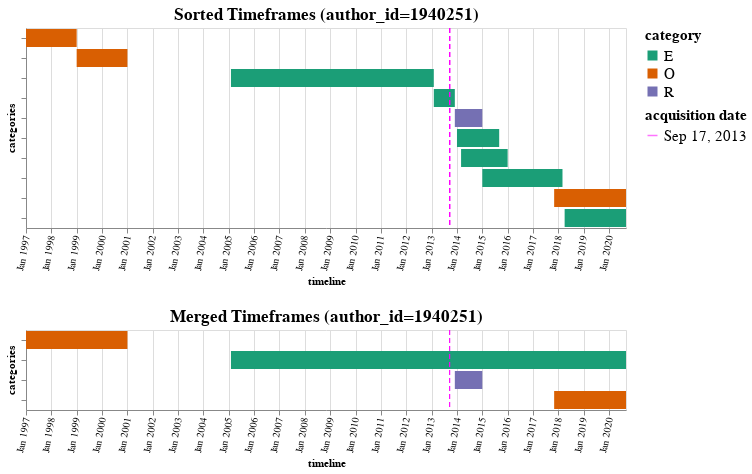
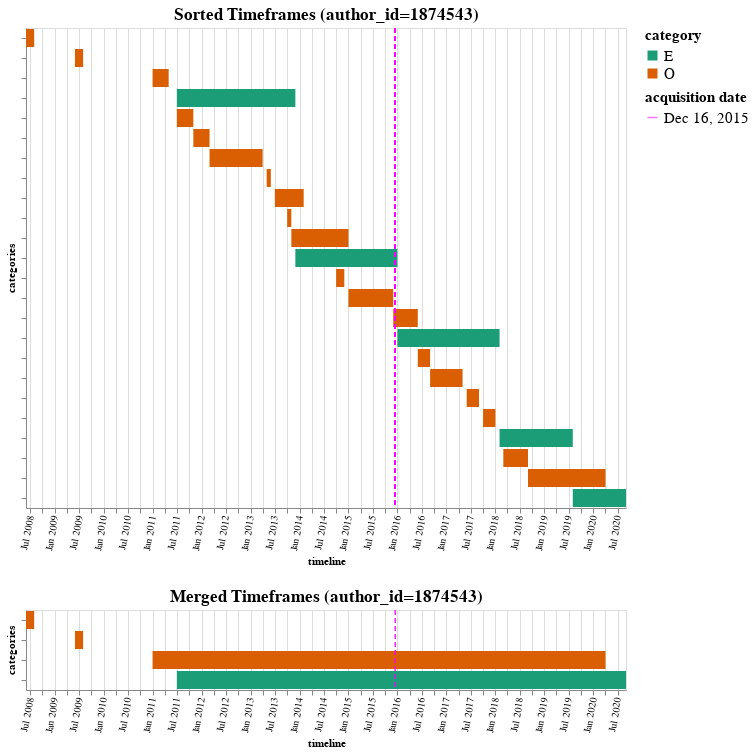
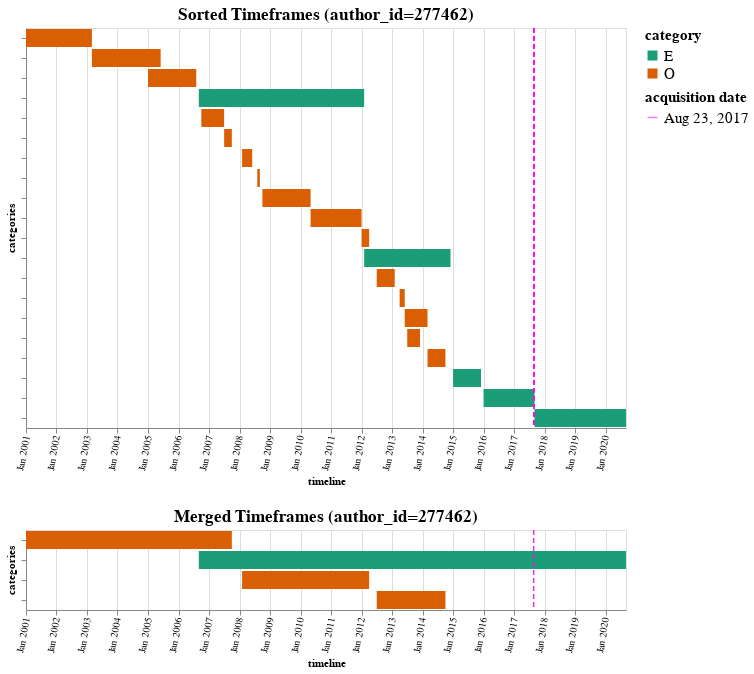
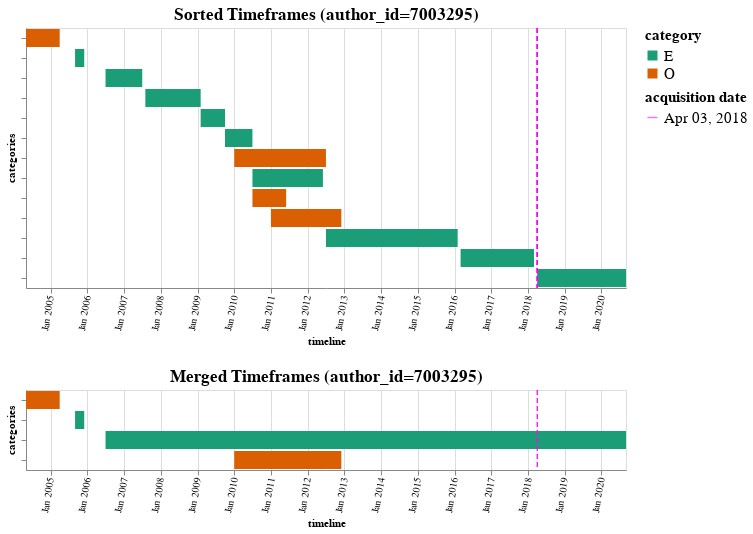

The notebook cell saved with these charts, in order:
### Code cell
merges_tfs_2 = None
with open(join(PARAM.PICKLES_DIR, 'merges_2.pkl'), 'rb') as file:
    merges_tfs_2 = pickle.load(file)


for i, aid in enumerate(merges_tfs_2['sorted'].keys()):
    plot_timeline(merges_tfs_2, aid, merges_tfs_2['acq_date'][i])
    print('==============================================================================================')

### Figure 1 — Vega-Lite specification as saved in the notebook (floating-point values rounded to 4 significant figures)
{"config": {"view": {"continuousWidth": 400, "continuousHeight": 300}, "title": {"fontSize": 17}}, "vconcat": [{"layer": [{"mark": "bar", "encoding": {"color": {"type": "nominal", "field": "category", "legend": {"labelFontSize": 15, "titleFontSize": 15}, "scale": {"scheme": "dark2"}}, "x": {"type": "temporal", "axis": {"format": "%b %Y", "labelAngle": -80, "tickCount": 30}, "field": "start", "title": "timeline"}, "x2": {"field": "end"}, "y": {"type": "nominal", "axis": {"labels": false}, "field": "cat", "title": "categories"}}, "width": 600}, {"mark": {"type": "rule", "color": "Magenta", "strokeDash": [5, 3]}, "encoding": {"opacity": {"type": "temporal", "field": "acq_date", "legend": {"labelFontSize": 15, "titleFontSize": 15}, "title": "acquisition date"}, "x": {"type": "temporal", "field": "acq_date"}}}], "data": {"name": "data-fb4acb33f79d738b214533e49bdc42f6"}, "title": "Sorted Timeframes (author_id=1940251)"}, {"layer": [{"mark": "bar", "encoding": {"color": {"type": "nominal", "field": "category", "legend": {"labelFontSize": 15, "titleFontSize": 15}, "scale": {"scheme": "dark2"}}, "x": {"type": "temporal", "axis": {"format": "%b %Y", "labelAngle": -80, "tickCount": 30}, "field": "start", "title": "timeline"}, "x2": {"field": "end"}, "y": {"type": "nominal", "axis": {"labels": false}, "field": "cat", "title": "categories"}}, "width": 600}, {"mark": {"type": "rule", "color": "Magenta", "strokeDash": [5, 3]}, "encoding": {"opacity": {"type": "temporal", "field": "acq_date", "legend": {"labelFontSize": 15, "titleFontSize": 15}, "title": "acquisition date"}, "x": {"type": "temporal", "field": "acq_date"}}}], "data": {"name": "data-fa52a1dfb1b2602bd784b02d3afa1768"}, "title": "Merged Timeframes (author_id=1940251)"}], "$schema": "https://vega.github.io/schema/vega-lite/v4.8.1.json", "datasets": {"data-fb4acb33f79d738b214533e49bdc42f6": [{"start": "1997-01-01T00:00:00", "end": "1999-01-01T00:00:00", "category": "O", "acq_date": "2013-09-17T00:00:00", "cat": "00"}, {"start": "1999-01-01T00:00:00", "end": "2001-01-01T00:00:00", "category": "O", "acq_date": "2013-09-17T00:00:00", "cat": "01"}, {"start": "2005-02-01T00:00:00", "end": "2013-02-01T00:00:00", "category": "E", "acq_date": "2013-09-17T00:00:00", "cat": "02"}, {"start": "2013-02-01T00:00:00", "end": "2013-12-01T00:00:00", "category": "E", "acq_date": "2013-09-17T00:00:00", "cat": "03"}, {"start": "2013-12-01T00:00:00", "end": "2015-01-01T00:00:00", "category": "R", "acq_date": "2013-09-17T00:00:00", "cat": "04"}, {"start": "2014-01-01T00:00:00", "end": "2015-09-01T00:00:00", "category": "E", "acq_date": "2013-09-17T00:00:00", "cat": "05"}, {"start": "2014-03-01T00:00:00", "end": "2016-01-01T00:00:00", "category": "E", "acq_date": "2013-09-17T00:00:00", "cat": "06"}, {"start": "2015-01-01T00:00:00", "end": "2018-03-01T00:00:00", "category": "E", "acq_date": "2013-09-17T00:00:00", "cat": "07"}, {"start": "2017-11-01T00:00:00", "end": "2020-09-01T00:00:00", "category": "O", "acq_date": "2013-09-17T00:00:00", "cat": "08"}, {"start": "2018-04-01T00:00:00", "end": "2020-09-01T00:00:00", "category": "E", "acq_date": "2013-09-17T00:00:00", "cat": "09"}], "data-fa52a1dfb1b2602bd784b02d3afa1768": [{"start": "1997-01-01T00:00:00", "end": "2001-01-01T00:00:00", "category": "O", "acq_date": "2013-09-17T00:00:00", "cat": "00"}, {"start": "2005-02-01T00:00:00", "end": "2020-09-01T00:00:00", "category": "E", "acq_date": "2013-09-17T00:00:00", "cat": "01"}, {"start": "2013-12-01T00:00:00", "end": "2015-01-01T00:00:00", "category": "R", "acq_date": "2013-09-17T00:00:00", "cat": "02"}, {"start": "2017-11-01T00:00:00", "end": "2020-09-01T00:00:00", "category": "O", "acq_date": "2013-09-17T00:00:00", "cat": "03"}]}}

### Figure 2 — Vega-Lite specification as saved in the notebook (floating-point values rounded to 4 significant figures)
{"config": {"view": {"continuousWidth": 400, "continuousHeight": 300}, "title": {"fontSize": 17}}, "vconcat": [{"layer": [{"mark": "bar", "encoding": {"color": {"type": "nominal", "field": "category", "legend": {"labelFontSize": 15, "titleFontSize": 15}, "scale": {"scheme": "dark2"}}, "x": {"type": "temporal", "axis": {"format": "%b %Y", "labelAngle": -80, "tickCount": 30}, "field": "start", "title": "timeline"}, "x2": {"field": "end"}, "y": {"type": "nominal", "axis": {"labels": false}, "field": "cat", "title": "categories"}}, "width": 600}, {"mark": {"type": "rule", "color": "Magenta", "strokeDash": [5, 3]}, "encoding": {"opacity": {"type": "temporal", "field": "acq_date", "legend": {"labelFontSize": 15, "titleFontSize": 15}, "title": "acquisition date"}, "x": {"type": "temporal", "field": "acq_date"}}}], "data": {"name": "data-1bc69cf3410ca26113a9bb96d18191d4"}, "title": "Sorted Timeframes (author_id=1874543)"}, {"layer": [{"mark": "bar", "encoding": {"color": {"type": "nominal", "field": "category", "legend": {"labelFontSize": 15, "titleFontSize": 15}, "scale": {"scheme": "dark2"}}, "x": {"type": "temporal", "axis": {"format": "%b %Y", "labelAngle": -80, "tickCount": 30}, "field": "start", "title": "timeline"}, "x2": {"field": "end"}, "y": {"type": "nominal", "axis": {"labels": false}, "field": "cat", "title": "categories"}}, "width": 600}, {"mark": {"type": "rule", "color": "Magenta", "strokeDash": [5, 3]}, "encoding": {"opacity": {"type": "temporal", "field": "acq_date", "legend": {"labelFontSize": 15, "titleFontSize": 15}, "title": "acquisition date"}, "x": {"type": "temporal", "field": "acq_date"}}}], "data": {"name": "data-bed8b2f3f2333862cea931066e17b28b"}, "title": "Merged Timeframes (author_id=1874543)"}], "$schema": "https://vega.github.io/schema/vega-lite/v4.8.1.json", "datasets": {"data-1bc69cf3410ca26113a9bb96d18191d4": [{"start": "2008-06-01T00:00:00", "end": "2008-08-01T00:00:00", "category": "O", "acq_date": "2015-12-16T00:00:00", "cat": "00"}, {"start": "2009-06-01T00:00:00", "end": "2009-08-01T00:00:00", "category": "O", "acq_date": "2015-12-16T00:00:00", "cat": "01"}, {"start": "2011-01-01T00:00:00", "end": "2011-05-01T00:00:00", "category": "O", "acq_date": "2015-12-16T00:00:00", "cat": "02"}, {"start": "2011-07-01T00:00:00", "end": "2013-12-01T00:00:00", "category": "E", "acq_date": "2015-12-16T00:00:00", "cat": "03"}, {"start": "2011-07-01T00:00:00", "end": "2011-11-01T00:00:00", "category": "O", "acq_date": "2015-12-16T00:00:00", "cat": "04"}, {"start": "2011-11-01T00:00:00", "end": "2012-03-01T00:00:00", "category": "O", "acq_date": "2015-12-16T00:00:00", "cat": "05"}, {"start": "2012-03-01T00:00:00", "end": "2013-04-01T00:00:00", "category": "O", "acq_date": "2015-12-16T00:00:00", "cat": "06"}, {"start": "2013-05-01T00:00:00", "end": "2013-06-01T00:00:00", "category": "O", "acq_date": "2015-12-16T00:00:00", "cat": "07"}, {"start": "2013-07-01T00:00:00", "end": "2014-02-01T00:00:00", "category": "O", "acq_date": "2015-12-16T00:00:00", "cat": "08"}, {"start": "2013-10-01T00:00:00", "end": "2013-11-01T00:00:00", "category": "O", "acq_date": "2015-12-16T00:00:00", "cat": "09"}, {"start": "2013-11-01T00:00:00", "end": "2015-01-01T00:00:00", "category": "O", "acq_date": "2015-12-16T00:00:00", "cat": "10"}, {"start": "2013-12-01T00:00:00", "end": "2016-01-01T00:00:00", "category": "E", "acq_date": "2015-12-16T00:00:00", "cat": "11"}, {"start": "2014-10-01T00:00:00", "end": "2014-12-01T00:00:00", "category": "O", "acq_date": "2015-12-16T00:00:00", "cat": "12"}, {"start": "2015-01-01T00:00:00", "end": "2015-12-01T00:00:00", "category": "O", "acq_date": "2015-12-16T00:00:00", "cat": "13"}, {"start": "2015-12-01T00:00:00", "end": "2016-06-01T00:00:00", "category": "O", "acq_date": "2015-12-16T00:00:00", "cat": "14"}, {"start": "2016-01-01T00:00:00", "end": "2018-02-01T00:00:00", "category": "E", "acq_date": "2015-12-16T00:00:00", "cat": "15"}, {"start": "2016-06-01T00:00:00", "end": "2016-09-01T00:00:00", "category": "O", "acq_date": "2015-12-16T00:00:00", "cat": "16"}, {"start": "2016-09-01T00:00:00", "end": "2017-05-01T00:00:00", "category": "O", "acq_date": "2015-12-16T00:00:00", "cat": "17"}, {"start": "2017-06-01T00:00:00", "end": "2017-09-01T00:00:00", "category": "O", "acq_date": "2015-12-16T00:00:00", "cat": "18"}, {"start": "2017-10-01T00:00:00", "end": "2018-01-01T00:00:00", "category": "O", "acq_date": "2015-12-16T00:00:00", "cat": "19"}, {"start": "2018-02-01T00:00:00", "end": "2019-08-01T00:00:00", "category": "E", "acq_date": "2015-12-16T00:00:00", "cat": "20"}, {"start": "2018-03-01T00:00:00", "end": "2018-09-01T00:00:00", "category": "O", "acq_date": "2015-12-16T00:00:00", "cat": "21"}, {"start": "2018-09-01T00:00:00", "end": "2020-04-01T00:00:00", "category": "O", "acq_date": "2015-12-16T00:00:00", "cat": "22"}, {"start": "2019-08-01T00:00:00", "end": "2020-09-01T00:00:00", "category": "E", "acq_date": "2015-12-16T00:00:00", "cat": "23"}], "data-bed8b2f3f2333862cea931066e17b28b": [{"start": "2008-06-01T00:00:00", "end": "2008-08-01T00:00:00", "category": "O", "acq_date": "2015-12-16T00:00:00", "cat": "00"}, {"start": "2009-06-01T00:00:00", "end": "2009-08-01T00:00:00", "category": "O", "acq_date": "2015-12-16T00:00:00", "cat": "01"}, {"start": "2011-01-01T00:00:00", "end": "2020-04-01T00:00:00", "category": "O", "acq_date": "2015-12-16T00:00:00", "cat": "02"}, {"start": "2011-07-01T00:00:00", "end": "2020-09-01T00:00:00", "category": "E", "acq_date": "2015-12-16T00:00:00", "cat": "03"}]}}

### Figure 3 — Vega-Lite specification as saved in the notebook (floating-point values rounded to 4 significant figures)
{"config": {"view": {"continuousWidth": 400, "continuousHeight": 300}, "title": {"fontSize": 17}}, "vconcat": [{"layer": [{"mark": "bar", "encoding": {"color": {"type": "nominal", "field": "category", "legend": {"labelFontSize": 15, "titleFontSize": 15}, "scale": {"scheme": "dark2"}}, "x": {"type": "temporal", "axis": {"format": "%b %Y", "labelAngle": -80, "tickCount": 30}, "field": "start", "title": "timeline"}, "x2": {"field": "end"}, "y": {"type": "nominal", "axis": {"labels": false}, "field": "cat", "title": "categories"}}, "width": 600}, {"mark": {"type": "rule", "color": "Magenta", "strokeDash": [5, 3]}, "encoding": {"opacity": {"type": "temporal", "field": "acq_date", "legend": {"labelFontSize": 15, "titleFontSize": 15}, "title": "acquisition date"}, "x": {"type": "temporal", "field": "acq_date"}}}], "data": {"name": "data-d7aa81f0733d2aedd3595b6998c652af"}, "title": "Sorted Timeframes (author_id=277462)"}, {"layer": [{"mark": "bar", "encoding": {"color": {"type": "nominal", "field": "category", "legend": {"labelFontSize": 15, "titleFontSize": 15}, "scale": {"scheme": "dark2"}}, "x": {"type": "temporal", "axis": {"format": "%b %Y", "labelAngle": -80, "tickCount": 30}, "field": "start", "title": "timeline"}, "x2": {"field": "end"}, "y": {"type": "nominal", "axis": {"labels": false}, "field": "cat", "title": "categories"}}, "width": 600}, {"mark": {"type": "rule", "color": "Magenta", "strokeDash": [5, 3]}, "encoding": {"opacity": {"type": "temporal", "field": "acq_date", "legend": {"labelFontSize": 15, "titleFontSize": 15}, "title": "acquisition date"}, "x": {"type": "temporal", "field": "acq_date"}}}], "data": {"name": "data-7e0fda6d6e3b838de9029dedfe502f4a"}, "title": "Merged Timeframes (author_id=277462)"}], "$schema": "https://vega.github.io/schema/vega-lite/v4.8.1.json", "datasets": {"data-d7aa81f0733d2aedd3595b6998c652af": [{"start": "2001-01-01T00:00:00", "end": "2003-03-01T00:00:00", "category": "O", "acq_date": "2017-08-23T00:00:00", "cat": "00"}, {"start": "2003-03-01T00:00:00", "end": "2005-06-01T00:00:00", "category": "O", "acq_date": "2017-08-23T00:00:00", "cat": "01"}, {"start": "2005-01-01T00:00:00", "end": "2006-08-01T00:00:00", "category": "O", "acq_date": "2017-08-23T00:00:00", "cat": "02"}, {"start": "2006-09-01T00:00:00", "end": "2012-02-01T00:00:00", "category": "E", "acq_date": "2017-08-23T00:00:00", "cat": "03"}, {"start": "2006-10-01T00:00:00", "end": "2007-07-01T00:00:00", "category": "O", "acq_date": "2017-08-23T00:00:00", "cat": "04"}, {"start": "2007-07-01T00:00:00", "end": "2007-10-01T00:00:00", "category": "O", "acq_date": "2017-08-23T00:00:00", "cat": "05"}, {"start": "2008-02-01T00:00:00", "end": "2008-06-01T00:00:00", "category": "O", "acq_date": "2017-08-23T00:00:00", "cat": "06"}, {"start": "2008-08-01T00:00:00", "end": "2008-09-01T00:00:00", "category": "O", "acq_date": "2017-08-23T00:00:00", "cat": "07"}, {"start": "2008-10-01T00:00:00", "end": "2010-05-01T00:00:00", "category": "O", "acq_date": "2017-08-23T00:00:00", "cat": "08"}, {"start": "2010-05-01T00:00:00", "end": "2012-01-01T00:00:00", "category": "O", "acq_date": "2017-08-23T00:00:00", "cat": "09"}, {"start": "2012-01-01T00:00:00", "end": "2012-04-01T00:00:00", "category": "O", "acq_date": "2017-08-23T00:00:00", "cat": "10"}, {"start": "2012-02-01T00:00:00", "end": "2014-12-01T00:00:00", "category": "E", "acq_date": "2017-08-23T00:00:00", "cat": "11"}, {"start": "2012-07-01T00:00:00", "end": "2013-02-01T00:00:00", "category": "O", "acq_date": "2017-08-23T00:00:00", "cat": "12"}, {"start": "2013-04-01T00:00:00", "end": "2013-06-01T00:00:00", "category": "O", "acq_date": "2017-08-23T00:00:00", "cat": "13"}, {"start": "2013-06-01T00:00:00", "end": "2014-03-01T00:00:00", "category": "O", "acq_date": "2017-08-23T00:00:00", "cat": "14"}, {"start": "2013-07-01T00:00:00", "end": "2013-12-01T00:00:00", "category": "O", "acq_date": "2017-08-23T00:00:00", "cat": "15"}, {"start": "2014-03-01T00:00:00", "end": "2014-10-01T00:00:00", "category": "O", "acq_date": "2017-08-23T00:00:00", "cat": "16"}, {"start": "2015-01-01T00:00:00", "end": "2015-12-01T00:00:00", "category": "E", "acq_date": "2017-08-23T00:00:00", "cat": "17"}, {"start": "2016-01-01T00:00:00", "end": "2017-09-01T00:00:00", "category": "E", "acq_date": "2017-08-23T00:00:00", "cat": "18"}, {"start": "2017-09-01T00:00:00", "end": "2020-09-01T00:00:00", "category": "E", "acq_date": "2017-08-23T00:00:00", "cat": "19"}], "data-7e0fda6d6e3b838de9029dedfe502f4a": [{"start": "2001-01-01T00:00:00", "end": "2007-10-01T00:00:00", "category": "O", "acq_date": "2017-08-23T00:00:00", "cat": "00"}, {"start": "2006-09-01T00:00:00", "end": "2020-09-01T00:00:00", "category": "E", "acq_date": "2017-08-23T00:00:00", "cat": "01"}, {"start": "2008-02-01T00:00:00", "end": "2012-04-01T00:00:00", "category": "O", "acq_date": "2017-08-23T00:00:00", "cat": "02"}, {"start": "2012-07-01T00:00:00", "end": "2014-10-01T00:00:00", "category": "O", "acq_date": "2017-08-23T00:00:00", "cat": "03"}]}}

### Figure 4 — Vega-Lite specification as saved in the notebook (floating-point values rounded to 4 significant figures)
{"config": {"view": {"continuousWidth": 400, "continuousHeight": 300}, "title": {"fontSize": 17}}, "vconcat": [{"layer": [{"mark": "bar", "encoding": {"color": {"type": "nominal", "field": "category", "legend": {"labelFontSize": 15, "titleFontSize": 15}, "scale": {"scheme": "dark2"}}, "x": {"type": "temporal", "axis": {"format": "%b %Y", "labelAngle": -80, "tickCount": 30}, "field": "start", "title": "timeline"}, "x2": {"field": "end"}, "y": {"type": "nominal", "axis": {"labels": false}, "field": "cat", "title": "categories"}}, "width": 600}, {"mark": {"type": "rule", "color": "Magenta", "strokeDash": [5, 3]}, "encoding": {"opacity": {"type": "temporal", "field": "acq_date", "legend": {"labelFontSize": 15, "titleFontSize": 15}, "title": "acquisition date"}, "x": {"type": "temporal", "field": "acq_date"}}}], "data": {"name": "data-ba94de5dc156db4533b4b885fbf2cee7"}, "title": "Sorted Timeframes (author_id=7003295)"}, {"layer": [{"mark": "bar", "encoding": {"color": {"type": "nominal", "field": "category", "legend": {"labelFontSize": 15, "titleFontSize": 15}, "scale": {"scheme": "dark2"}}, "x": {"type": "temporal", "axis": {"format": "%b %Y", "labelAngle": -80, "tickCount": 30}, "field": "start", "title": "timeline"}, "x2": {"field": "end"}, "y": {"type": "nominal", "axis": {"labels": false}, "field": "cat", "title": "categories"}}, "width": 600}, {"mark": {"type": "rule", "color": "Magenta", "strokeDash": [5, 3]}, "encoding": {"opacity": {"type": "temporal", "field": "acq_date", "legend": {"labelFontSize": 15, "titleFontSize": 15}, "title": "acquisition date"}, "x": {"type": "temporal", "field": "acq_date"}}}], "data": {"name": "data-307bfc243dbdce174e336da189a0f8a8"}, "title": "Merged Timeframes (author_id=7003295)"}], "$schema": "https://vega.github.io/schema/vega-lite/v4.8.1.json", "datasets": {"data-ba94de5dc156db4533b4b885fbf2cee7": [{"start": "2004-05-01T00:00:00", "end": "2005-04-01T00:00:00", "category": "O", "acq_date": "2018-04-03T00:00:00", "cat": "00"}, {"start": "2005-09-01T00:00:00", "end": "2005-12-01T00:00:00", "category": "E", "acq_date": "2018-04-03T00:00:00", "cat": "01"}, {"start": "2006-07-01T00:00:00", "end": "2007-07-01T00:00:00", "category": "E", "acq_date": "2018-04-03T00:00:00", "cat": "02"}, {"start": "2007-08-01T00:00:00", "end": "2009-02-01T00:00:00", "category": "E", "acq_date": "2018-04-03T00:00:00", "cat": "03"}, {"start": "2009-02-01T00:00:00", "end": "2009-10-01T00:00:00", "category": "E", "acq_date": "2018-04-03T00:00:00", "cat": "04"}, {"start": "2009-10-01T00:00:00", "end": "2010-07-01T00:00:00", "category": "E", "acq_date": "2018-04-03T00:00:00", "cat": "05"}, {"start": "2010-01-01T00:00:00", "end": "2012-07-01T00:00:00", "category": "O", "acq_date": "2018-04-03T00:00:00", "cat": "06"}, {"start": "2010-07-01T00:00:00", "end": "2012-06-01T00:00:00", "category": "E", "acq_date": "2018-04-03T00:00:00", "cat": "07"}, {"start": "2010-07-01T00:00:00", "end": "2011-06-01T00:00:00", "category": "O", "acq_date": "2018-04-03T00:00:00", "cat": "08"}, {"start": "2011-01-01T00:00:00", "end": "2012-12-01T00:00:00", "category": "O", "acq_date": "2018-04-03T00:00:00", "cat": "09"}, {"start": "2012-07-01T00:00:00", "end": "2016-02-01T00:00:00", "category": "E", "acq_date": "2018-04-03T00:00:00", "cat": "10"}, {"start": "2016-03-01T00:00:00", "end": "2018-03-01T00:00:00", "category": "E", "acq_date": "2018-04-03T00:00:00", "cat": "11"}, {"start": "2018-04-01T00:00:00", "end": "2020-09-01T00:00:00", "category": "E", "acq_date": "2018-04-03T00:00:00", "cat": "12"}], "data-307bfc243dbdce174e336da189a0f8a8": [{"start": "2004-05-01T00:00:00", "end": "2005-04-01T00:00:00", "category": "O", "acq_date": "2018-04-03T00:00:00", "cat": "00"}, {"start": "2005-09-01T00:00:00", "end": "2005-12-01T00:00:00", "category": "E", "acq_date": "2018-04-03T00:00:00", "cat": "01"}, {"start": "2006-07-01T00:00:00", "end": "2020-09-01T00:00:00", "category": "E", "acq_date": "2018-04-03T00:00:00", "cat": "02"}, {"start": "2010-01-01T00:00:00", "end": "2012-12-01T00:00:00", "category": "O", "acq_date": "2018-04-03T00:00:00", "cat": "03"}]}}
